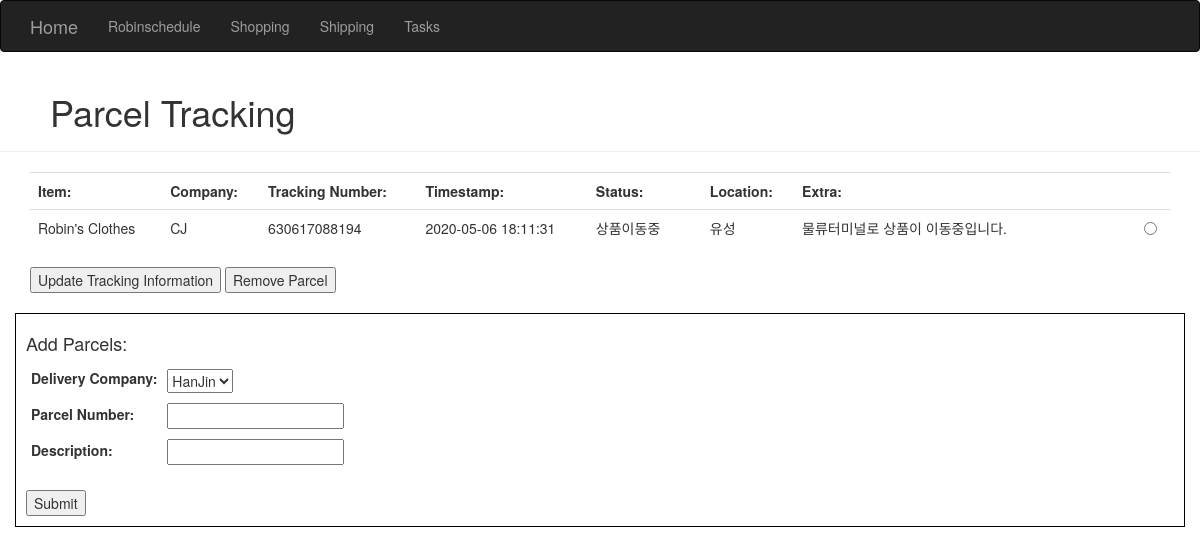
Screenshot of /shipping with the database file from the repository.
### homeSite.py (models this page shows)
class ParcelInfo(db.Model): # Store Parcel Information
    __tablename__ = 'parcelInfo'
    id = db.Column(db.Integer, primary_key=True)
    trackingNumber = db.Column(db.String(64))
    company = db.Column(db.String(64))
    description = db.Column(db.String(64))
    delivered = db.Column(db.Boolean(), default=False) #Store simple bool for is delivered - use for CSS styling
    status = db.Column(db.String(64)) #Store short parcel status note
    timestamp = db.Column(db.DateTime()) #Store last update's timestamp
    location = db.Column(db.String(64)) #Store last update's location
    extraNotes = db.Column(db.String(64)) #Store extra notes if given

### homeSite.py (the view, shortened to what this page needs)
@app.route('/shipping', methods=['GET', 'POST'])
def shipping():
    parcelsCurrentlyTracked = ParcelInfo.query.all()
    return render_template('shipping.html', companies=parcelProviders, parcels=parcelsCurrentlyTracked)

### templates/shipping.html (shortened to what this page needs)
{% extends "base.html" %}
{% block content %}
<div class="page-header" style="padding-left: 50px;">
    <h1>Parcel Tracking</h1>
</div>
<div class="container">
    <table class="table">
        <th id="item">Item:</th>
        <th id="company">Company:</th>
        <th id="trackingNumber">Tracking Number:</th>
        <th id="timestamp">Timestamp:</th>
        <th id="status" style="width:10%">Status:</th>
        <th id="location">Location:</th>
        <th id="extra" style="width: 30%;">Extra:</th>
        <th id="selection"></th>
        {% if parcels %}
            <form method="POST">
                {% for parcel in parcels %}
                    {% if parcel.delivered %}
                        <tr style="background-color: mediumspringgreen;">
                    {% else %}
                        <tr>
                    {% endif %}
                            <td id="item">{{parcel.description}}</td>
                            <td id="company">{{parcel.company}}</td>
                            <td id="trackingNumber">{{parcel.trackingNumber}}</td>
                            <td id="timestamp">{{parcel.timestamp}}</td>
                            <td id="status">{{parcel.status}}</td>
                            <td id="location">{{parcel.location}}</td>
                            <td id="extra">{{parcel.extraNotes}}</td>
                            <td id="selection"><input type="radio" name="parcelToUpdate" value="{{parcel.id}}"></td>
                        </tr>
                {% endfor %}
        </table>
            <input type="submit" name="update" value="Update Tracking Information">
            <input type="submit" name="remove" value="Remove Parcel">
        {% else %}
        </table>
        <div class="container" style="text-align: center;">
            No parcels registered.
        </div>
        {% endif %}
<br/>
<br/>
</div>
<div class="container" style="border: 1px solid black; padding: 10px;">
    <form method=POST name="addParcelInfo">
        <table>
            <tr>
                <th colspan="2">
                    <h4>Add Parcels:</h4>
                </th>
            </tr>
            <tr>
                <td>
                    <label for="selectedParcelProvider">Delivery Company:</label>
                </td>
                <td>
                    <select id="selectedParcelProvider" name="selectedParcelProvider">
                        {% for company in companies %}
                            <option value="{{company}}">{{company}}</option>
                        {% endfor %}
                    </select>
                </td>
            </tr>
            <tr>
                <td>
                    <label for="parcelNumber">Parcel Number:</label>
                </td>
                <td>
                    <input type="text" id="parcelNumber" name="parcelNumber" required>
                </td>
            </tr>
            <tr>
                <td>
                    <label for="parcelDescription">Description:</label>
                </td>
                <td>
                    <input type="text" id="parcelDescription" name="parcelDescription" required>
                </td>
            </tr>
            <tr style="height: 20px;">
            </tr>
        </table>
    <input type="submit" name="addParcelInfo">
    </form>
</div>
{% endblock %}

### templates/shipping.html (style rules this page uses)
td { padding:5px }

### rows the page displays
ParcelInfo: description "Robin's Clothes", company "CJ", trackingNumber "630617088194", timestamp "2020-05-06 18:11:31", status "상품이동중", location "유성", extraNotes "물류터미널로 상품이 이동중입니다."

### other values shown
form field selectedParcelProvider "HanJin"
